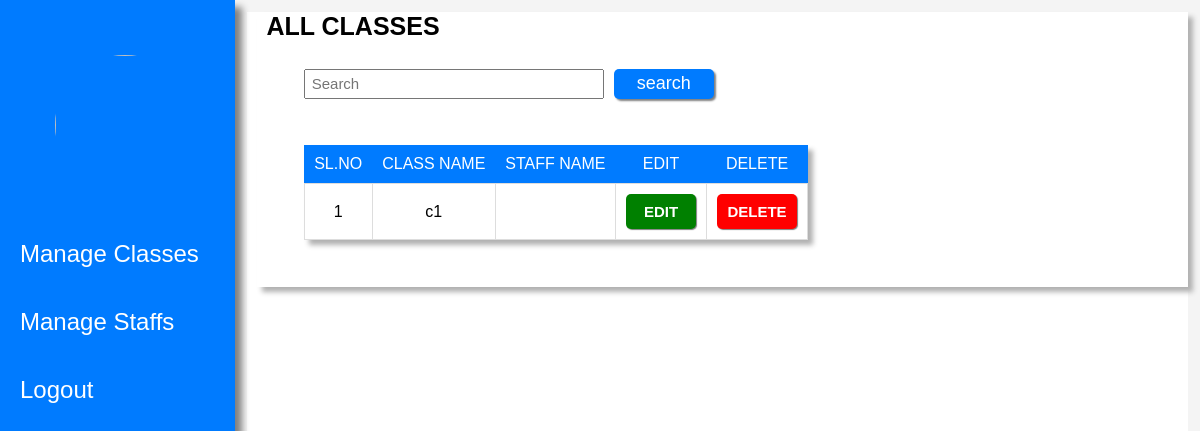
Page /manage_classes_admin on the earlier database version.
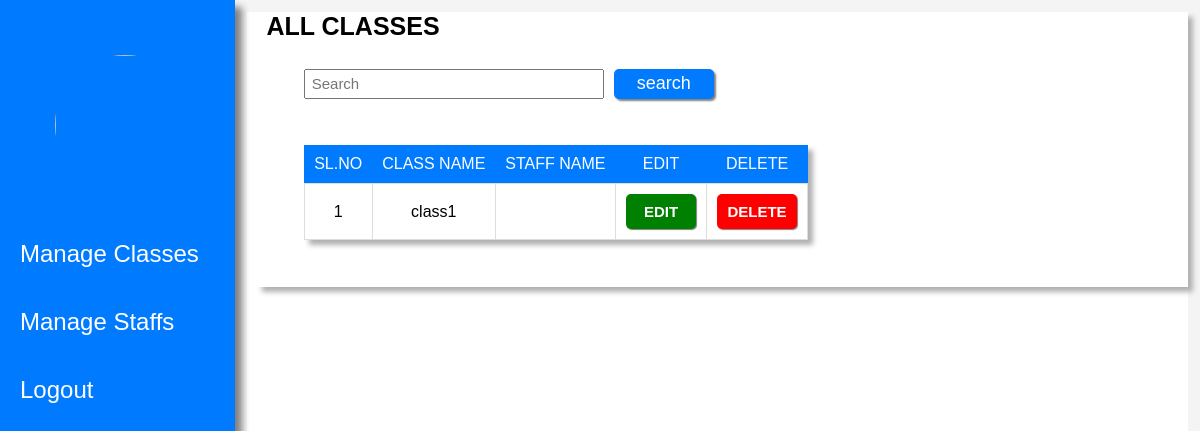
Same page on the later database version.
### tables this page shows
CREATE TABLE "all_classes" (
	"classname"	TEXT,
	"classid"	INTEGER,
	"staffname"	TEXT,
	"staffid"	INTEGER,
	"dept"	TEXT,
	"year"	TEXT,
	PRIMARY KEY("classid")
);

### main.py (the view)
@app.route("/manage_classes_admin", methods=["POST", "GET"])
def manage_classes_admin():
    con = sqlite3.connect("data_base.db")
    con.row_factory = sqlite3.Row
    cur = con.cursor()
    cur.execute("Select * from all_classes")
    data = cur.fetchall()
    con.close()
    return render_template("admin/manage_classes.html", data=data)

### templates/admin/manage_classes.html (shortened to what this page needs)
<!DOCTYPE html>
<html lang="en">
<head>
    <link rel="stylesheet" href="\static\css\manage_classes.css">
    <link rel="stylesheet" href="https://cdnjs.cloudflare.com/ajax/libs/font-awesome/6.5.2/css/all.min.css"
 />
</head>
<body>
    <div class="sidebar">
        <img src="\static\images\logo.jpg">
        <ul>
            <li><a href="{{url_for('manage_classes_admin')}}">Manage Classes</a></li>
            <li><a href="{{url_for('manage_staff')}}">Manage Staffs</a></li>
            <li><a href="{{url_for('home')}}">Logout</a></li>
        </ul>
    </div>
    <div class="img_container">
        <div class="all-attendance-table">
            <h1>ALL CLASSES</h1>
            <div class="search-box">
                <form>
                    <input type="search" name="search" required placeholder="Search">
                    <button>search</button>
                </form>
            </div>
            <table>
                <thead>
                    <tr>
                        <th>SL.NO</th>
                        <th>CLASS NAME</th>
                        <th>STAFF NAME </th>
                        <th>EDIT</th>
                        <th>DELETE</th>
                    </tr>
                </thead>
                <tbody>
                    {% for row in data %}
                        <tr>
                            <td> {{row["classid"]}}</td>
                            <td> {{row["classname"]}}</td>
                            <td> {{row["classteacher"]}}</td>
                            <td><a href="{{url_for('edit_class',classid = row['classid'])}}"><button class="btn-edit">EDIT</button></a></td>
                            <td><a href="{{url_for('del_attendance',classname = row['classname'],classid = row['classid'])}}"><button class="btn-delete">DELETE</button></a></td>
                        </tr>
                    {% endfor %}
                </tbody>
            </table>
        </div>
    </div>
</body>
</html>

Differences in the rows shown:
changed all_classes id 1: classname "c1" → "class1"
